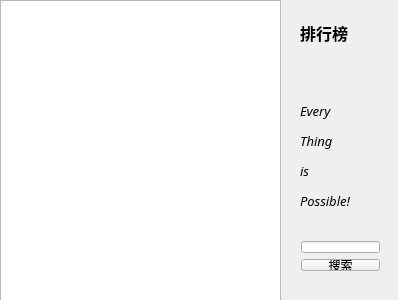
<?xml version="1.0" encoding="UTF-8"?>
<ui version="4.0">
 <class>RankClass</class>
 <widget class="QWidget" name="RankClass">
  <property name="geometry">
   <rect>
    <x>0</x>
    <y>0</y>
    <width>398</width>
    <height>300</height>
   </rect>
  </property>
  <property name="windowTitle">
   <string>Rank</string>
  </property>
  <widget class="QLabel" name="label">
   <property name="geometry">
    <rect>
     <x>300</x>
     <y>20</y>
     <width>71</width>
     <height>191</height>
    </rect>
   </property>
   <property name="font">
    <font>
     <family>Ark Pixel 12px monospaced zh_cn</family>
    </font>
   </property>
   <property name="text">
    <string>&lt;html&gt;&lt;head/&gt;&lt;body&gt;&lt;p&gt;&lt;span style=&quot; font-size:12pt; font-weight:700;&quot;&gt;排行榜&lt;/span&gt;&lt;/p&gt;&lt;p&gt;&lt;br/&gt;&lt;/p&gt;&lt;p&gt;&lt;span style=&quot; font-size:10pt; font-style:italic;&quot;&gt;Every&lt;/span&gt;&lt;/p&gt;&lt;p&gt;&lt;span style=&quot; font-size:10pt; font-style:italic;&quot;&gt;Thing&lt;/span&gt;&lt;/p&gt;&lt;p&gt;&lt;span style=&quot; font-size:10pt; font-style:italic;&quot;&gt;is&lt;/span&gt;&lt;/p&gt;&lt;p&gt;&lt;span style=&quot; font-size:10pt; font-style:italic;&quot;&gt;Possible!&lt;/span&gt;&lt;/p&gt;&lt;/body&gt;&lt;/html&gt;</string>
   </property>
  </widget>
  <widget class="QWidget" name="layoutWidget">
   <property name="geometry">
    <rect>
     <x>290</x>
     <y>230</y>
     <width>101</width>
     <height>52</height>
    </rect>
   </property>
   <layout class="QVBoxLayout" name="verticalLayout">
    <item>
     <widget class="QLineEdit" name="lineEdit"/>
    </item>
    <item>
     <widget class="QPushButton" name="pushButton">
      <property name="text">
       <string>搜索</string>
      </property>
     </widget>
    </item>
   </layout>
  </widget>
  <widget class="QTableWidget" name="tableWidget">
   <property name="geometry">
    <rect>
     <x>0</x>
     <y>0</y>
     <width>281</width>
     <height>301</height>
    </rect>
   </property>
  </widget>
 </widget>
 <layoutdefault spacing="6" margin="11"/>
 <resources/>
 <connections/>
</ui>
